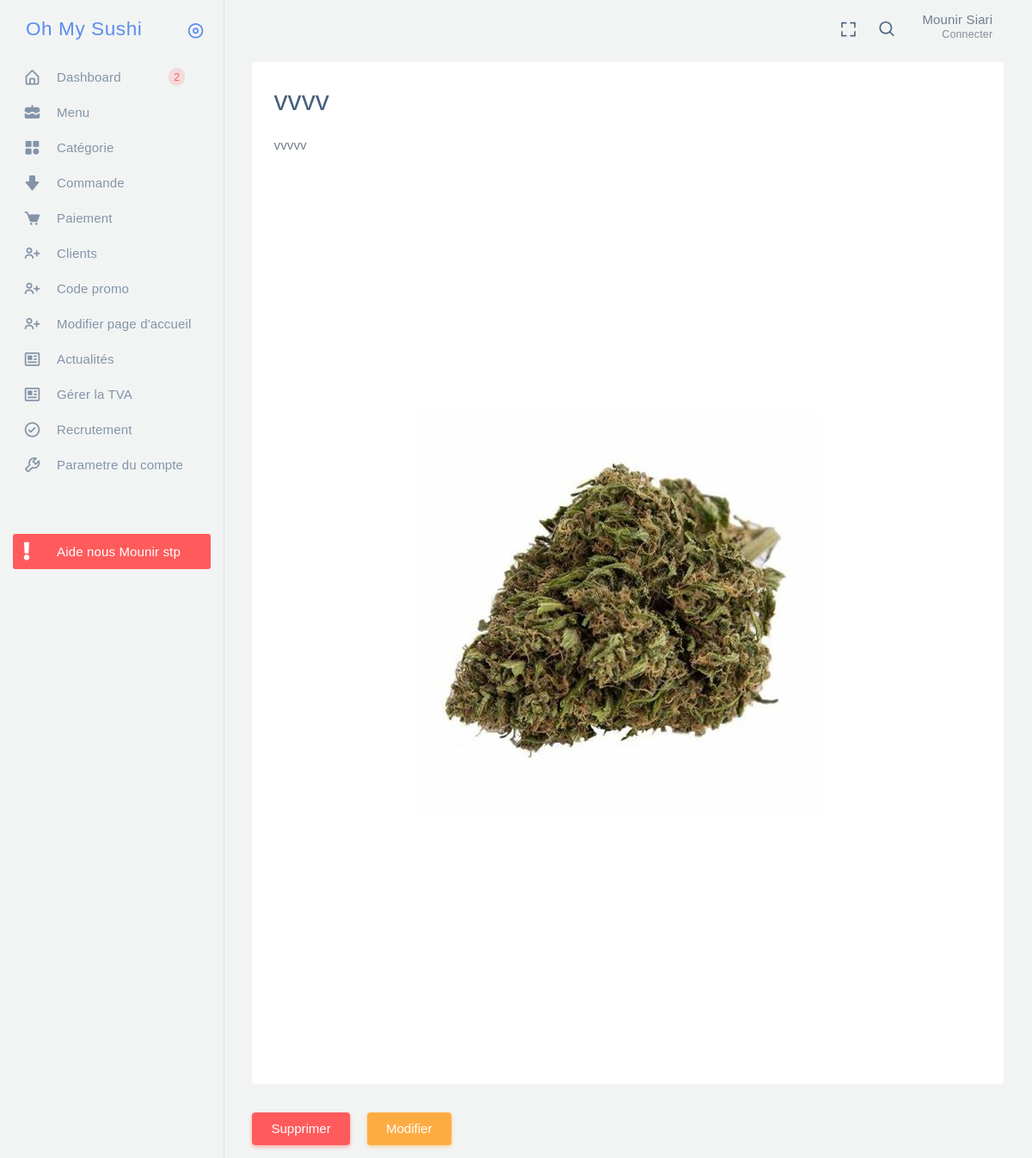
/sysadmin/html/detailActu.php?id=6 (signed in), run on the app's committed database.
### tables this page shows
CREATE TABLE IF NOT EXISTS `actualites` (
  `id` int(11) NOT NULL AUTO_INCREMENT,
  `name` varchar(250) NOT NULL,
  `description` text NOT NULL,
  `image` varchar(250) DEFAULT NULL,
  `id_category` int(11) DEFAULT NULL,
  PRIMARY KEY (`id`),
  KEY `id_category` (`id_category`)
);

### sysadmin/html/detailActu.php (the view, shortened to what this page needs)
<?php
if (!empty($_SESSION)) {
    require('./assets/componant/co_bdd.php');
    require('./assets/function/function.php');
    require('./assets/componant/header.php');
    if (!empty($_GET['id']) && isset($_GET['id'])) {
        $req = $bdd->prepare("SELECT actualites.id, actualites.name,actualites.description,actualites.image,actucategory.label FROM actualites left JOIN actucategory ON actualites.id_category =actucategory.id  WHERE actualites.id = ?");
        $req->execute(array(
            $_GET['id']
        ));
        $requete = $req->fetchAll();
    }
?>
    <div class="app-content content">
        <div class="content-wrapper">
            <div class="content-body">
                <section class="kb-question">
                    <div class="row">
                        <div class="col-md-12">
                            <div class="card">
                                <?php foreach ($requete as $r) { ?>
                                    <div class="card-body">
                                        <div class="title mb-2">
                                            <h2 class="kb-title"><?= $r['name'] ?></h2>
                                        </div>
                                        <p>
                                            <?= $r['description'] ?>
                                        </p>
                                        <div class="image">
                                            <img src="./assets/uploads/<?= $r['image'] ?>" alt="">
                                        </div>
                                    </div>
                            </div>
                            <a href="./actualite/deleteActu.php?id=<?= $r['id'] ?>">
                                <button type="button" class="btn btn-danger glow mr-1 mb-1">Supprimer</button>
                            </a>
                            <a href="./modifActu.php?id=<?= $r['id'] ?>">
                                <button type="button" class="btn btn-warning glow mr-1 mb-1">Modifier</button>
                            </a>
                        <?php   } ?>
                        </div>
                    </div>
                </section>
            </div>
        </div>
    </div>
<?php
    require('./assets/componant/footer.php');
} else {
    header('location:auth-login.php');
}
?>

### data on the page
actualites: name "vvvv", description "vvvvv", image (picture)
